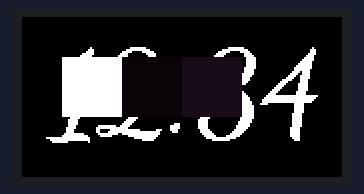
Bench run of a sketch on a simulated ESP8266 (NodeMCU). On the bench: 160×80 colour display.

Above: at 0.4 s.

The sketch:

LLPClock.ino
```cpp
#define ESP8266

#include <Adafruit_GFX.h>    // Core graphics library
#include <Adafruit_ST7735.h> // Hardware-specific library for ST7735
#include <SPI.h>
#include "DancingScript_Bold30pt7b.h"

#if defined(ARDUINO_FEATHER_ESP32) // Feather Huzzah32
  #define TFT_CS         14
  #define TFT_RST        15
  #define TFT_DC         32

#elif defined(ESP8266)
  #define TFT_CS         D8
  #define TFT_RST        D4
  #define TFT_DC         D3

#else
  // For the breakout board, you can use any 2 or 3 pins.
  // These pins will also work for the 1.8" TFT shield.
  #define TFT_CS        10
  #define TFT_RST        9 // Or set to -1 and connect to Arduino RESET pin
  #define TFT_DC         8
#endif

// For 1.44" and 1.8" TFT with ST7735 use:
Adafruit_ST7735 tft = Adafruit_ST7735(TFT_CS, TFT_DC, TFT_RST);


float p = 3.1415926;
// this is the bitmap, change this variable for your specification.
#define TEST_HEIGHT 160
#define TEST_WIDTH 80
// array size is 38400

void setup()
{
  Serial.begin(115200);

  // Use this initializer if using a 1.8" TFT screen:
  tft.initR(INITR_BLACKTAB);      // Init ST7735S chip, black tab
  tft.initR(INITR_MINI160x80_PLUGIN);  // Init ST7735S mini display
  tft.setRotation(3);


   // large block of text
  tft.fillScreen(ST77XX_BLACK);
  testdrawtext("12:34", ST77XX_WHITE);


  tft.fillRect(20,20 , 30, 30, 0xFFFF);
  tft.fillRect(50,20 , 30, 30, 0x0821);
  tft.fillRect(80,20 , 30, 30, 0x1863);
}

void loop() {


}

void testdrawtext(char *text, uint16_t color) {
  tft.setCursor(14, 50);
  //tft.setTextSize(4);
  tft.setFont(&DancingScript_Bold30pt7b );
  tft.setTextColor(color);
  tft.setTextWrap(true);
  tft.print(text);
}
```

Source omitted: t_Bold30pt7b.h (data table, 86812 bytes)
